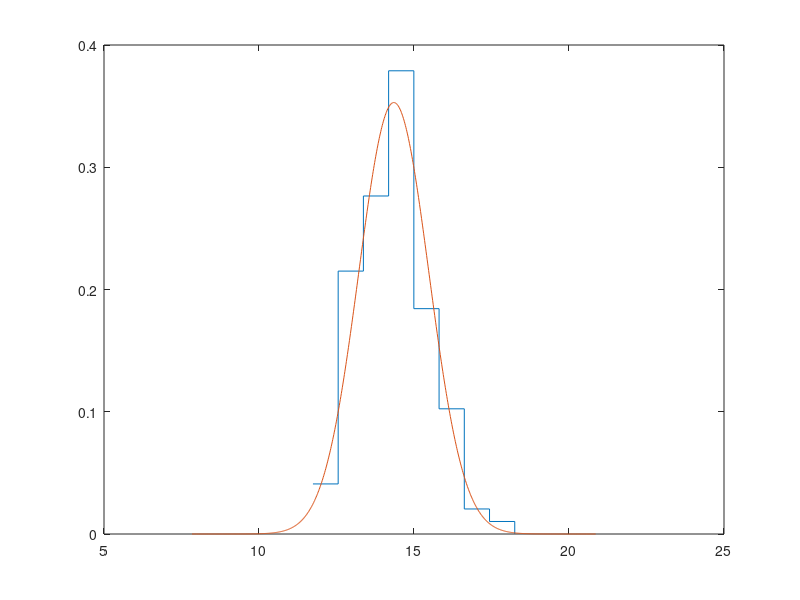
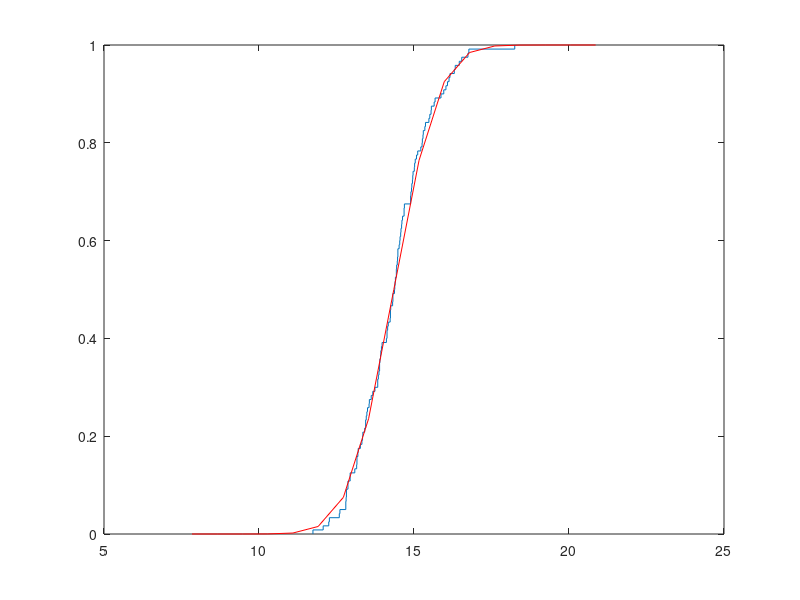

These figures' MATLAB source, in order:
function lab1()
    clear all;
    X = csvread('data.csv');
    X = sort(X);
    
    
    Mmax = max(X);
    Mmin = min(X);
    
    fprintf('Mmin = %s\n', num2str(Mmin));
    fprintf('Mmax = %s\n', num2str(Mmax));
    
    R = Mmax - Mmin;
    fprintf('R = %s\n', num2str(R));
    
    MU = getMU(X);
    fprintf('MU = %s\n', num2str(MU));
    
    Ssqr = getSsqr(X);
    fprintf('S^2 = %s\n', num2str(Ssqr));
    
    m = getNumberOfSubintervals(X);
    fprintf('m = %s\n', num2str(m))
    
    
    createGroup(X);
    hold on;
    f(X, MU, Ssqr, m);

    figure;
    empiricF(X);
    hold on;
    F(X, MU, Ssqr, m);
end

function mu = getMU(X)
    n = length(X);
    mu = sum(X)/n;
end

function Ssqr = getSsqr(X)
    n = length(X);
    MX = getMU(X);
    Ssqr = sum((X - MX).^2) / (n-1);
end

function m = getNumberOfSubintervals(X)
    m = floor(log2(length(X)) + 2);
end

function createGroup(X)
    n = length(X);
    m = getNumberOfSubintervals(X);
    
    Table1 = zeros(1, m+1);
    Table2 = zeros(1, m+1);
    Delta = (max(X) - min(X)) / m;
    fprintf('Delta = %s\n', num2str(Delta));
    
    for i = 0: m
        Table1(i+1) = X(1) + Delta * i;
    end
    
    j = 1;
    count = 0;
    for i = 1:n
        if (X(i) >= Table1(j+1)) 
            j = j + 1; 
        end
        Table2(j) = Table2(j) + 1;
        count = count + 1;
    end
    disp(Table1);
    disp(sum(Table2))
    
    
    for i = 1:m-1
        fprintf('[%5.2f; %5.2f) ', Table1 (i), Table1(i+1));
    end 
    fprintf('[%5.2f, %5.2f]\n', Table1(m), Table1(m+1));
    
    for i = 1:m 
        fprintf('%8d       ', Table2(i));
    end
    fprintf('\n\n');

	Xbuf = Table2(1:m+1);
    for i = 1:m+1
        Xbuf(i) = Table2(i) / (n*Delta); 
    end
    
    stairs(Table1, Xbuf),grid;
end

function f(X, MX, DX, m)
    R = X(end) - X(1);
    delta = R/m;
    Sigma = sqrt(DX);
    
    Xn = (MX - R): delta/50 :(MX + R);
    Y = normpdf(Xn, MX, Sigma);
    plot(Xn, Y), grid;
end

function F(X, MX, DX, m)
    R = X(end) - X(1);
    delta = R/m;
    
    Xn = (MX - R): delta :(MX + R);
    
    Y = 1/2 * (1 + erf((Xn - MX) / sqrt(2*DX))); 
    
    
    plot(Xn, Y, 'r'), grid;
end

function empiricF(X)  
    [yy, xx] = ecdf(X);
    
    stairs(xx, yy), grid;
end
